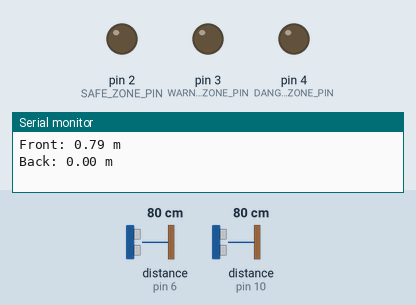
Simulated run of this sketch. Board: Arduino Uno, built with avr-gcc and run on an emulated ATmega328P. Parts: output pins drawn as LEDs (lit = HIGH), the last lines printed to the serial monitor. Wiring (inferred from the names in the program): 2 × ultrasonic range finder: trigger pin 5, echo pin 6 / trigger pin 9, echo pin 10. Inputs (shaded band) come from the test bench; at power-on: distance to the obstacle (sensors on pin 6, pin 10) 80 cm. The echo pulse lasts 58.3 µs per cm; pins used as bus, display or sensor lines are not drawn.

Above: at 1.9 s.
2.0 s: distance to the obstacle (sensor on pin 6) set to 197 cm
4.4 s: distance to the obstacle (sensor on pin 6) set to 205 cm
At 6.4 s:
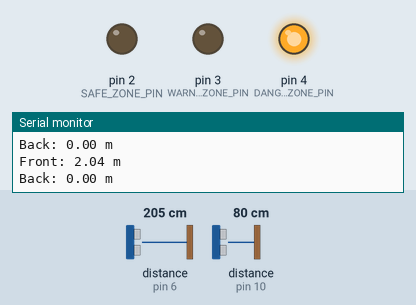
6.9 s: distance to the obstacle (sensor on pin 6) set to 2 cm
At 9.6 s:
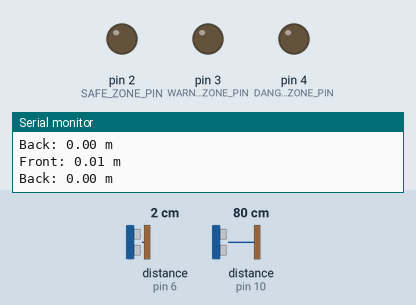
9.9 s: distance to the obstacle (sensor on pin 6) set to 250 cm
At 12.9 s:
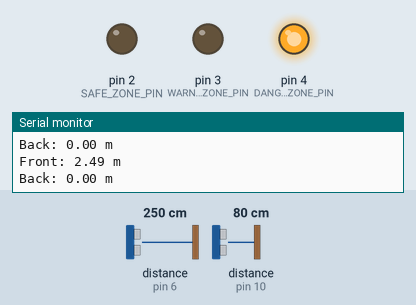
Timing chart, 0 to 14.2 s (numbered marks = the images above; inputs shaded):
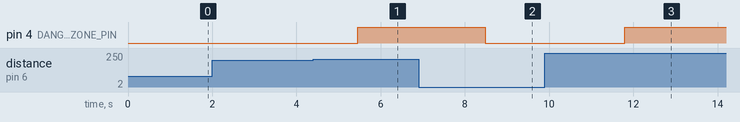

The sketch:

collada.ino
```cpp
/*
* [PROJECT]: COLLISION DETECTOR SYSTEM
* CSJUH800P(L)
*/

// DIGITAL PIN CONSTANTS
const int TRIG_PIN1 = 5;
const int ECHO_PIN1 = 6;
const int TRIG_PIN2 = 9;
const int ECHO_PIN2 = 10;

// LED PIN CONSTANTS
const int SAFE_ZONE_PIN = 2;
const int WARNING_ZONE_PIN = 3;
const int DANGER_ZONE_PIN = 4;

// INIITIALIZE ALL MODULES/COMPONENTS AND PINS.
void setup() {
  Serial.begin(9600);
  pinMode(TRIG_PIN1, OUTPUT);
  pinMode(TRIG_PIN2, OUTPUT);
  pinMode(ECHO_PIN1, INPUT);
  pinMode(ECHO_PIN2, INPUT);

  pinMode(SAFE_ZONE_PIN, OUTPUT);
  pinMode(WARNING_ZONE_PIN, OUTPUT);
  pinMode(DANGER_ZONE_PIN, OUTPUT);
}


// DO SOMETHING IN EVERY TIME OR UPDATE THE STATES.
void loop() {
  long time1, time2, distance1, distance2;


  // SENSOR 1
  digitalWrite(TRIG_PIN1, LOW);
  delayMicroseconds(2);

  digitalWrite(TRIG_PIN1, HIGH);
  delayMicroseconds(5);

  digitalWrite(TRIG_PIN1, LOW);

  // SENSOR 2
  digitalWrite(TRIG_PIN2, LOW);
  delayMicroseconds(2);

  digitalWrite(TRIG_PIN2, HIGH);
  delayMicroseconds(5);

  digitalWrite(TRIG_PIN2, LOW);

  time1 = pulseIn(ECHO_PIN1, HIGH);
  time2 = pulseIn(ECHO_PIN2, HIGH);

  distance1 = (time1 * 0.0343) / 2;
  distance2 = (time2 * 0.0343) / 2;

  Serial.print("Front: ");
  Serial.print(centimeterToMeter(distance1));
  Serial.println(" m");

  Serial.print("Back: ");
  Serial.print(centimeterToMeter(distance2));
  Serial.println(" m");


  // PROXIMITY SIGNAL LOGIC FOR DISTANCE 1.
  if(4.0 < centimeterToMeter(distance1)) {
    TRIGGER_SAFE_ZONE(HIGH);
    return;
  }

  if(2.0 <= centimeterToMeter(distance1) > 4.0) {
    TRIGGER_WARNING_ZONE(HIGH);
    return;
  }

  if(centimeterToMeter(distance1) > 2.0) {
    TRIGGER_DANGER_ZONE(HIGH);
    return;
  }

  TRIGGER_SAFE_ZONE(LOW);
  TRIGGER_WARNING_ZONE(LOW);
  TRIGGER_DANGER_ZONE(LOW);

  delay(100);
}

// SOME USEFUL FUNCTIONS/METHODS...I GUESS...
float centimeterToMeter(float distance) {
  return distance / 100;
}

void TRIGGER_SAFE_ZONE(uint8_t state) {
  digitalWrite(SAFE_ZONE_PIN, state);
}

void TRIGGER_WARNING_ZONE(uint8_t state) {
  digitalWrite(WARNING_ZONE_PIN, state);
}

void TRIGGER_DANGER_ZONE(uint8_t state) {
  digitalWrite(DANGER_ZONE_PIN, state);
}
```

Measured:
- the behaviour switches between 201 and 202 cm on distance to the obstacle (sensor on pin 6) (found by bisection; images 0 and 1)
- after the input at 4.4 s, pin 4 (DANGER_ZONE_PIN): LOW → HIGH after 1.1 s
- after the input at 6.9 s, pin 4 (DANGER_ZONE_PIN): HIGH → LOW after 1.6 s
- after the input at 9.9 s, pin 4 (DANGER_ZONE_PIN): LOW → HIGH after 1.9 s
